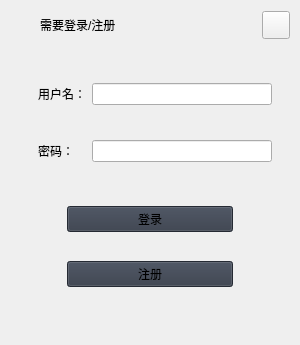
        <widget class="QFrame" name="extraLeftBox">
         <property name="sizePolicy">
          <sizepolicy hsizetype="Preferred" vsizetype="Preferred">
           <horstretch>0</horstretch>
           <verstretch>0</verstretch>
          </sizepolicy>
         </property>
         <property name="minimumSize">
          <size>
           <width>0</width>
           <height>0</height>
          </size>
         </property>
         <property name="maximumSize">
          <size>
           <width>0</width>
           <height>16777215</height>
          </size>
         </property>
         <property name="frameShape">
          <enum>QFrame::NoFrame</enum>
         </property>
         <property name="frameShadow">
          <enum>QFrame::Raised</enum>
         </property>
         <layout class="QVBoxLayout" name="extraColumLayout">
          <property name="spacing">
           <number>0</number>
          </property>
          <property name="leftMargin">
           <number>0</number>
          </property>
          <property name="topMargin">
           <number>0</number>
          </property>
          <property name="rightMargin">
           <number>0</number>
          </property>
          <property name="bottomMargin">
           <number>0</number>
          </property>
          <item>
           <widget class="QFrame" name="extraTopBg">
            <property name="minimumSize">
             <size>
              <width>0</width>
              <height>50</height>
             </size>
            </property>
            <property name="maximumSize">
             <size>
              <width>16777215</width>
              <height>50</height>
             </size>
            </property>
            <property name="frameShape">
             <enum>QFrame::NoFrame</enum>
            </property>
            <property name="frameShadow">
             <enum>QFrame::Raised</enum>
            </property>
            <layout class="QVBoxLayout" name="verticalLayout_5">
             <property name="spacing">
              <number>0</number>
             </property>
             <property name="leftMargin">
              <number>0</number>
             </property>
             <property name="topMargin">
              <number>0</number>
             </property>
             <property name="rightMargin">
              <number>0</number>
             </property>
             <property name="bottomMargin">
              <number>0</number>
             </property>
             <item>
              <layout class="QGridLayout" name="extraTopLayout">
               <property name="leftMargin">
                <number>10</number>
               </property>
               <property name="rightMargin">
                <number>10</number>
               </property>
               <property name="horizontalSpacing">
                <number>10</number>
               </property>
               <property name="verticalSpacing">
                <number>0</number>
               </property>
               <item row="0" column="0">
                <widget class="QFrame" name="extraIcon">
                 <property name="minimumSize">
                  <size>
                   <width>20</width>
                   <height>0</height>
                  </size>
                 </property>
                 <property name="maximumSize">
                  <size>
                   <width>20</width>
                   <height>20</height>
                  </size>
                 </property>
                 <property name="frameShape">
                  <enum>QFrame::NoFrame</enum>
                 </property>
                 <property name="frameShadow">
                  <enum>QFrame::Raised</enum>
                 </property>
                </widget>
               </item>
               <item row="0" column="1">
                <widget class="QLabel" name="extraLabel_login">
                 <property name="minimumSize">
                  <size>
                   <width>150</width>
                   <height>0</height>
                  </size>
                 </property>
                 <property name="styleSheet">
                  <string notr="true">font: 11pt &quot;Microsoft YaHei UI&quot;;</string>
                 </property>
                 <property name="text">
                  <string>需要登录/注册</string>
                 </property>
                </widget>
               </item>
               <item row="0" column="2">
                <widget class="QPushButton" name="extraCloseColumnBtn">
                 <property name="minimumSize">
                  <size>
                   <width>28</width>
                   <height>28</height>
                  </size>
                 </property>
                 <property name="maximumSize">
                  <size>
                   <width>28</width>
                   <height>28</height>
                  </size>
                 </property>
                 <property name="cursor">
                  <cursorShape>PointingHandCursor</cursorShape>
                 </property>
                 <property name="toolTip">
                  <string>Close left box</string>
                 </property>
                 <property name="text">
                  <string/>
                 </property>
                 <property name="icon">
                  <iconset resource="resources.qrc">
                   <normaloff>:/icons/images/icons/icon_close.png</normaloff>:/icons/images/icons/icon_close.png</iconset>
                 </property>
                 <property name="iconSize">
                  <size>
                   <width>20</width>
                   <height>20</height>
                  </size>
                 </property>
                </widget>
               </item>
              </layout>
             </item>
            </layout>
           </widget>
          </item>
          <item>
           <widget class="QFrame" name="extraContent">
            <property name="sizePolicy">
             <sizepolicy hsizetype="Preferred" vsizetype="Preferred">
              <horstretch>0</horstretch>
              <verstretch>0</verstretch>
             </sizepolicy>
            </property>
            <property name="minimumSize">
             <size>
              <width>0</width>
              <height>0</height>
             </size>
            </property>
            <property name="frameShape">
             <enum>QFrame::NoFrame</enum>
            </property>
            <property name="frameShadow">
             <enum>QFrame::Raised</enum>
            </property>
            <layout class="QVBoxLayout" name="verticalLayout_12">
             <property name="spacing">
              <number>0</number>
             </property>
             <property name="leftMargin">
              <number>0</number>
             </property>
             <property name="topMargin">
              <number>0</number>
             </property>
             <property name="rightMargin">
              <number>0</number>
             </property>
             <property name="bottomMargin">
              <number>0</number>
             </property>
             <item>
              <spacer name="verticalSpacer">
               <property name="orientation">
                <enum>Qt::Vertical</enum>
               </property>
               <property name="sizeType">
                <enum>QSizePolicy::Fixed</enum>
               </property>
               <property name="sizeHint" stdset="0">
                <size>
                 <width>20</width>
                 <height>15</height>
                </size>
               </property>
              </spacer>
             </item>
             <item>
              <widget class="QWidget" name="extraTopMenu" native="true">
               <layout class="QVBoxLayout" name="verticalLayout_11">
                <item>
                 <widget class="QWidget" name="UserPwd" native="true">
                  <layout class="QHBoxLayout" name="UserPwdQW">
                   <item>
                    <spacer name="horizontalSpacer_7">
                     <property name="orientation">
                      <enum>Qt::Horizontal</enum>
                     </property>
                     <property name="sizeType">
                      <enum>QSizePolicy::Fixed</enum>
                     </property>
                     <property name="sizeHint" stdset="0">
                      <size>
                       <width>20</width>
                       <height>20</height>
                      </size>
                     </property>
                    </spacer>
                   </item>
                   <item>
                    <widget class="QLabel" name="label_2">
                     <property name="sizePolicy">
                      <sizepolicy hsizetype="Maximum" vsizetype="Preferred">
                       <horstretch>0</horstretch>
                       <verstretch>0</verstretch>
                      </sizepolicy>
                     </property>
                     <property name="minimumSize">
                      <size>
                       <width>0</width>
                       <height>0</height>
                      </size>
                     </property>
                     <property name="styleSheet">
                      <string notr="true">font: 9pt &quot;Microsoft YaHei UI&quot;;</string>
                     </property>
                     <property name="text">
                      <string>用户名：</string>
                     </property>
                     <property name="alignment">
                      <set>Qt::AlignRight|Qt::AlignTrailing|Qt::AlignVCenter</set>
                     </property>
                    </widget>
                   </item>
                   <item alignment="Qt::AlignRight">
                    <widget class="QLineEdit" name="et_username">
                     <property name="sizePolicy">
                      <sizepolicy hsizetype="Fixed" vsizetype="Fixed">
                       <horstretch>0</horstretch>
                       <verstretch>0</verstretch>
                      </sizepolicy>
                     </property>
                     <property name="minimumSize">
                      <size>
                       <width>180</width>
                       <height>0</height>
                      </size>
                     </property>
                     <property name="maximumSize">
                      <size>
                       <width>255</width>
                       <height>16777215</height>
                      </size>
                     </property>
                     <property name="styleSheet">
                      <string notr="true">font: 9pt &quot;Microsoft YaHei UI&quot;;</string>
                     </property>
                     <property name="alignment">
                      <set>Qt::AlignLeading|Qt::AlignLeft|Qt::AlignVCenter</set>
                     </property>
                    </widget>
                   </item>
                   <item>
                    <spacer name="horizontalSpacer_8">
                     <property name="orientation">
                      <enum>Qt::Horizontal</enum>
                     </property>
                     <property name="sizeType">
                      <enum>QSizePolicy::Fixed</enum>
                     </property>
                     <property name="sizeHint" stdset="0">
                      <size>
                       <width>10</width>
                       <height>20</height>
                      </size>
                     </property>
                    </spacer>
                   </item>
                  </layout>
                 </widget>
                </item>
                <item>
                 <spacer name="verticalSpacer_2">
                  <property name="orientation">
                   <enum>Qt::Vertical</enum>
                  </property>
                  <property name="sizeType">
                   <enum>QSizePolicy::Fixed</enum>
                  </property>
                  <property name="sizeHint" stdset="0">
                   <size>
                    <width>20</width>
                    <height>11</height>
                   </size>
                  </property>
                 </spacer>
                </item>
                <item>
                 <widget class="QWidget" name="UserNameQW" native="true">
                  <layout class="QHBoxLayout" name="horizontalLayout_14">
                   <item>
                    <spacer name="horizontalSpacer_6">
                     <property name="orientation">
                      <enum>Qt::Horizontal</enum>
                     </property>
                     <property name="sizeType">
                      <enum>QSizePolicy::Fixed</enum>
                     </property>
                     <property name="sizeHint" stdset="0">
                      <size>
                       <width>20</width>
                       <height>20</height>
                      </size>
                     </property>
                    </spacer>
                   </item>
                   <item>
                    <widget class="QLabel" name="label">
                     <property name="sizePolicy">
                      <sizepolicy hsizetype="Maximum" vsizetype="Preferred">
                       <horstretch>0</horstretch>
                       <verstretch>0</verstretch>
                      </sizepolicy>
                     </property>
                     <property name="minimumSize">
                      <size>
                       <width>0</width>
                       <height>0</height>
                      </size>
                     </property>
                     <property name="styleSheet">
                      <string notr="true">font: 9pt &quot;Microsoft YaHei UI&quot;;</string>
                     </property>
                     <property name="text">
                      <string>密码：</string>
                     </property>
                     <property name="alignment">
                      <set>Qt::AlignRight|Qt::AlignTrailing|Qt::AlignVCenter</set>
                     </property>
                    </widget>
                   </item>
                   <item alignment="Qt::AlignRight">
                    <widget class="QLineEdit" name="et_password">
                     <property name="sizePolicy">
                      <sizepolicy hsizetype="Fixed" vsizetype="Fixed">
                       <horstretch>0</horstretch>
                       <verstretch>0</verstretch>
                      </sizepolicy>
                     </property>
                     <property name="minimumSize">
                      <size>
                       <width>180</width>
                       <height>0</height>
                      </size>
                     </property>
                     <property name="maximumSize">
                      <size>
                       <width>220</width>
                       <height>16777215</height>
                      </size>
                     </property>
                     <property name="styleSheet">
                      <string notr="true">font: 9pt &quot;Microsoft YaHei UI&quot;;</string>
                     </property>
                     <property name="alignment">
                      <set>Qt::AlignLeading|Qt::AlignLeft|Qt::AlignVCenter</set>
                     </property>
                    </widget>
                   </item>
                   <item>
                    <spacer name="horizontalSpacer_5">
                     <property name="orientation">
                      <enum>Qt::Horizontal</enum>
                     </property>
                     <property name="sizeType">
                      <enum>QSizePolicy::Fixed</enum>
                     </property>
                     <property name="sizeHint" stdset="0">
                      <size>
                       <width>10</width>
                       <height>20</height>
                      </size>
                     </property>
                    </spacer>
                   </item>
                  </layout>
                 </widget>
                </item>
                <item>
                 <spacer name="verticalSpacer_3">
                  <property name="orientation">
                   <enum>Qt::Vertical</enum>
                  </property>
                  <property name="sizeType">
                   <enum>QSizePolicy::Fixed</enum>
                  </property>
                  <property name="sizeHint" stdset="0">
                   <size>
                    <width>20</width>
                    <height>20</height>
                   </size>
                  </property>
                 </spacer>
                </item>
                <item>
                 <widget class="QWidget" name="horizontalWidget" native="true">
                  <layout class="QHBoxLayout" name="horizontalLayout_18">
                   <item>
                    <widget class="QPushButton" name="btn_login">
                     <property name="sizePolicy">
                      <sizepolicy hsizetype="Fixed" vsizetype="Fixed">
                       <horstretch>0</horstretch>
                       <verstretch>0</verstretch>
                      </sizepolicy>
                     </property>
                     <property name="minimumSize">
                      <size>
                       <width>0</width>
                       <height>0</height>
                      </size>
                     </property>
                     <property name="maximumSize">
                      <size>
                       <width>166</width>
                       <height>16777215</height>
                      </size>
                     </property>
                     <property name="layoutDirection">
                      <enum>Qt::LeftToRight</enum>
                     </property>
                     <property name="styleSheet">
                      <string notr="true">background-color: rgb(52, 59, 72);</string>
                     </property>
                     <property name="text">
                      <string>登录</string>
                     </property>
                    </widget>
                   </item>
                  </layout>
                 </widget>
                </item>
                <item>
                 <spacer name="verticalSpacer_5">
                  <property name="orientation">
                   <enum>Qt::Vertical</enum>
                  </property>
                  <property name="sizeType">
                   <enum>QSizePolicy::Fixed</enum>
                  </property>
                  <property name="sizeHint" stdset="0">
                   <size>
                    <width>20</width>
                    <height>5</height>
                   </size>
                  </property>
                 </spacer>
                </item>
                <item>
                 <widget class="QWidget" name="horizontalWidget" native="true">
                  <layout class="QHBoxLayout" name="horizontalLayout_19">
                   <item>
                    <widget class="QPushButton" name="btn_register">
                     <property name="sizePolicy">
                      <sizepolicy hsizetype="Fixed" vsizetype="Fixed">
                       <horstretch>0</horstretch>
                       <verstretch>0</verstretch>
                      </sizepolicy>
                     </property>
                     <property name="minimumSize">
                      <size>
                       <width>99</width>
                       <height>0</height>
                      </size>
                     </property>
                     <property name="maximumSize">
                      <size>
                       <width>166</width>
                       <height>16777215</height>
                      </size>
                     </property>
                     <property name="styleSheet">
                      <string notr="true">background-color: rgb(52, 59, 72);</string>
                     </property>
                     <property name="text">
                      <string>注册</string>
                     </property>
                    </widget>
                   </item>
                  </layout>
                 </widget>
                </item>
               </layout>
              </widget>
             </item>
             <item>
              <spacer name="verticalSpacer_4">
               <property name="orientation">
                <enum>Qt::Vertical</enum>
               </property>
               <property name="sizeHint" stdset="0">
                <size>
                 <width>20</width>
                 <height>40</height>
                </size>
               </property>
              </spacer>
             </item>
             <item>
              <widget class="QFrame" name="extraBottom">
               <property name="frameShape">
                <enum>QFrame::NoFrame</enum>
               </property>
               <property name="frameShadow">
                <enum>QFrame::Raised</enum>
               </property>
              </widget>
             </item>
            </layout>
           </widget>
          </item>
         </layout>
        </widget>
